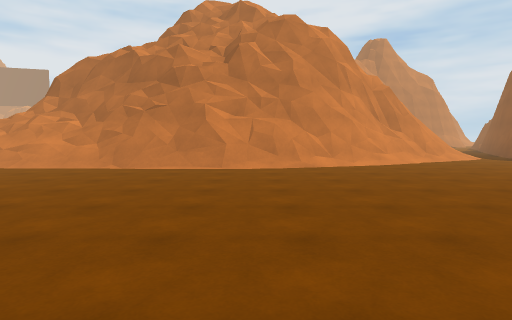
View 1 (above)

24 first-person views from a walk through a Unity game level. The camera is 1.4 m above the floor, tilts 4° down and sees 80° across. The floor is counted in squares, 2 m on a side. Each view is taken from the middle of a square. On the plan, view 1 faces up. The plan holds only what a view shows up to about 10 squares ahead; the rest is blank. The place goes on beyond the plan. The player is left out. Some surface patterns are stand-ins.

View 2
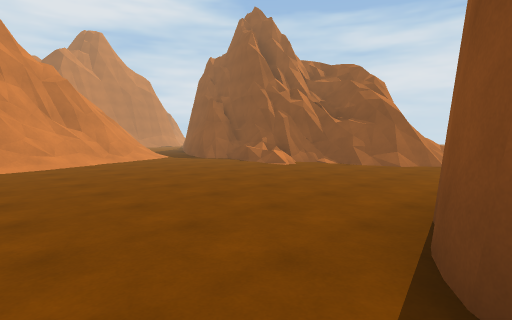

View 3
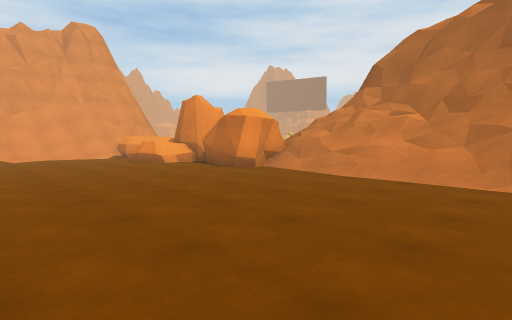

View 4
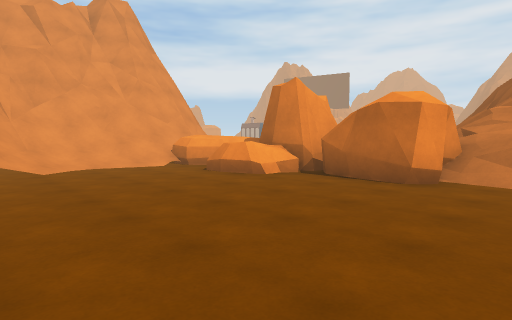

View 5
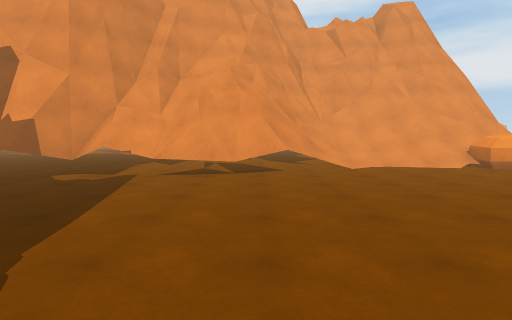

View 6
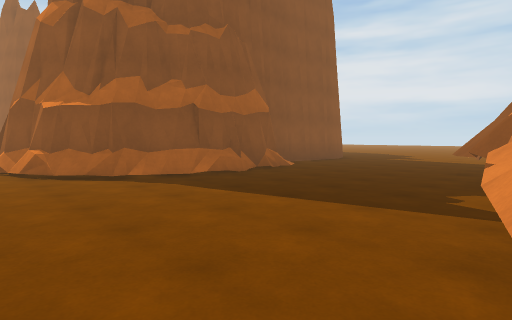

View 7
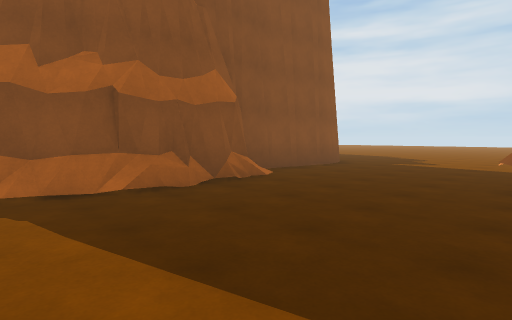

View 8
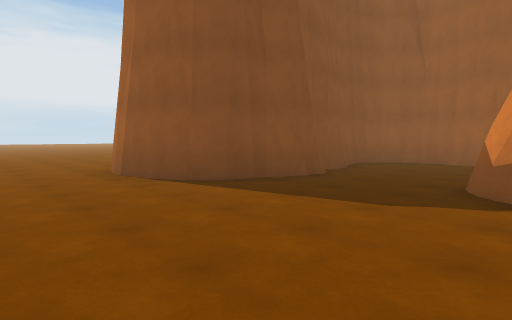

View 9
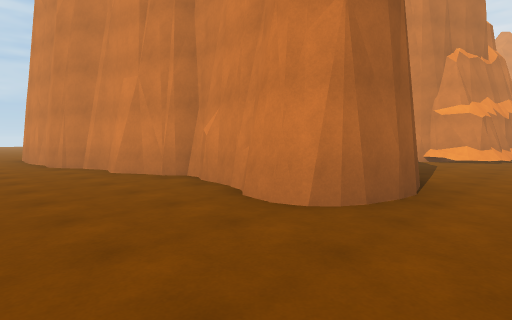

View 10
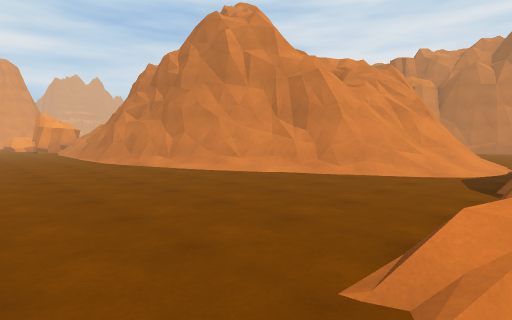

View 11
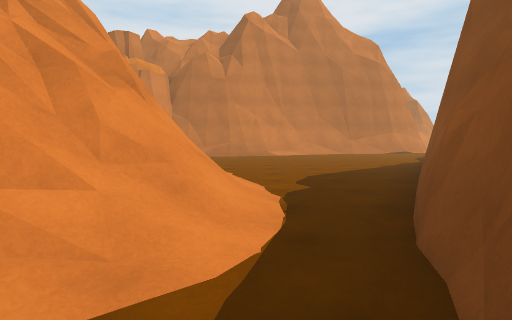

View 12
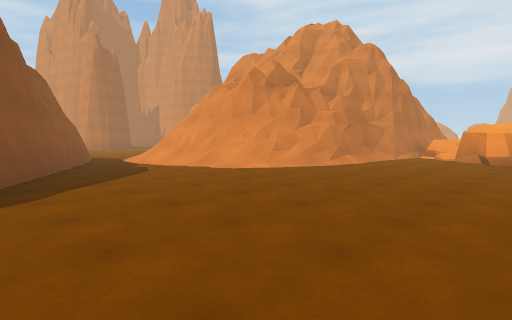

View 13
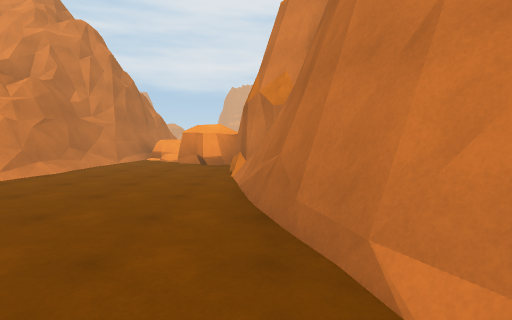

View 14
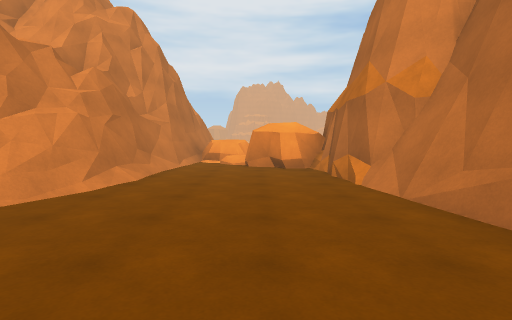

View 15
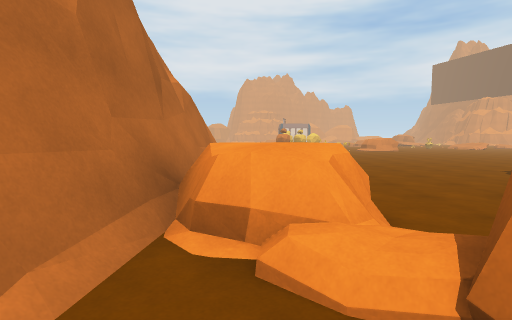

View 16
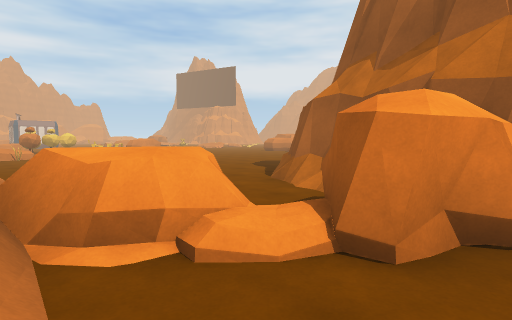

View 17
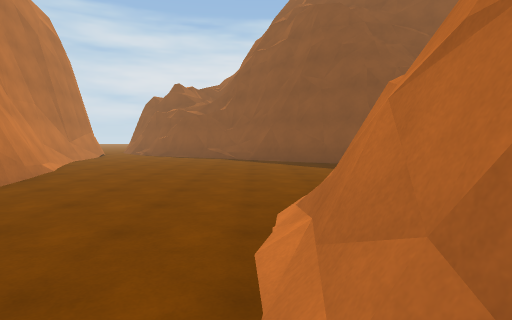

View 18
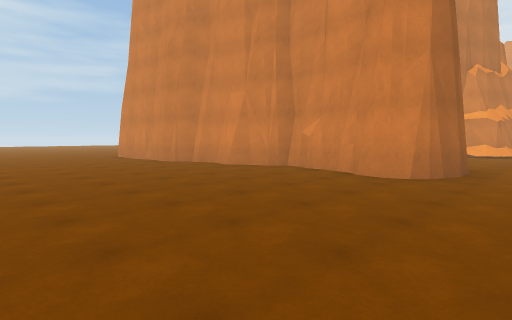

View 19
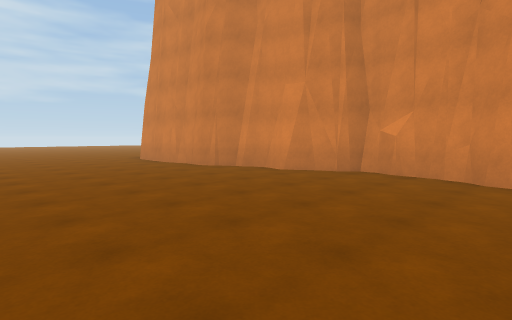

View 20
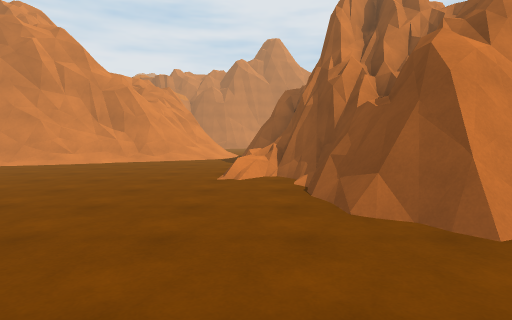

View 21
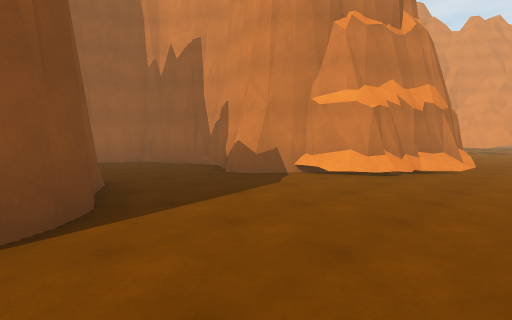

View 22
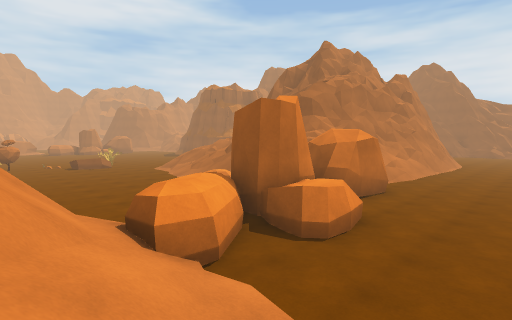

View 23
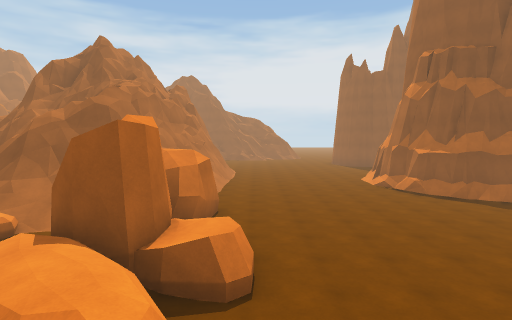

View 24
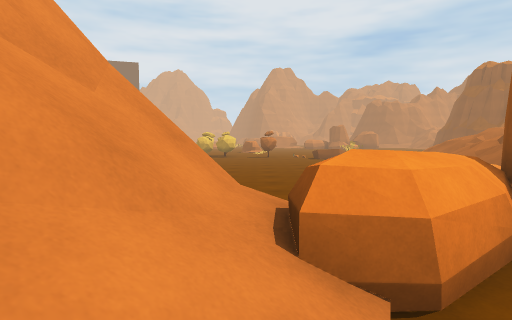

### Floor plan
Key: @ floor where view 1 was taken; # wall or solid block; . main floor; : floor 3.75 m higher than the main floor; / step, stairs or slope; = window, fence, low wall or low ledge; ^ raised ledge; R rock.
Columns run from 18 left of view 1 to 12 right of it. Each row starts with its distance up from view 1.
 23           .....=#          ####
 22           ......##       ###...
 21            ......#########.....
 20              .....RRR..........
 19                 ..RR...........
 18           .....  RR............
 17               ######/=.........
 16               #    #####/.....#
 15   ....   ///           ##/....#
 14   .....  //=#          ###...##
 13   ......//=##          #^#/.##
 12    ...../==^           #==/.#
 11    ... R//=#           ##//##
 10    ... .///###        ###/.##
  9    /.=#R  /#=##     ###....##
  8  ^#/##RRRR/=#=#######/.....=#
  7  ^=/##RRRR......##.........##
  6 ==//..R....................=##
  5 #=//........................##
  4 ^///........................###
  3 ##///......................./##
  2  ^#==........................=.
  1  #=:##......####...............
  0  #=#=#.....##  ##.@..####......
 -1   #===....##    ##...#  #......
 -2   ^###....##     #...#  #......
 -3     ^##...#      #...#  #......
 -4       #...##     #...#  #......
 -5       #....#     #...#  #......
 -6       #....#     ##..#  ##....
 -7        ....#      ####   #....
 -8        /...#             #....
 -9        /....             #....

Where each view was taken, in squares from view 1:
view 1: 0 up, 0 right, facing up
view 2: 0 up, 2 right, facing up-right
view 3: 2 up, 3 left, facing up-left
view 4: 2 up, 7 left, facing up-left
view 5: 1 up, 7 left, facing left
view 6: 2 up, 13 left, facing down-right
view 7: 0 up, 12 left, facing down-right
view 8: 3 up, 1 left, facing down-right
view 9: 2 up, 9 right, facing down-left
view 10: 4 up, 9 right, facing up-left
view 11: 9 up, 8 right, facing up
view 12: 21 up, 12 right, facing down-left
view 13: 21 up, 10 right, facing left
view 14: 19 up, 9 right, facing left
view 15: 18 up, 2 right, facing left
view 16: 17 up, 2 right, facing up-left
view 17: 17 up, 2 right, facing right
view 18: 2 up, 12 right, facing down-left
view 19: 0 up, 12 right, facing down-left
view 20: 0 up, 9 right, facing up
view 21: 3 up, 4 right, facing down-left
view 22: 4 up, 16 left, facing up-right
view 23: 6 up, 16 left, facing right
view 24: 5 up, 15 left, facing up
